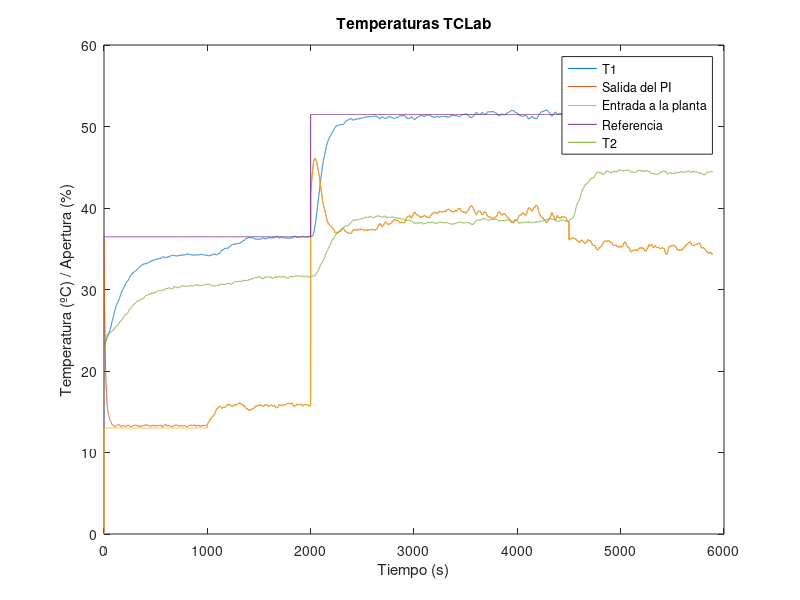

MATLAB code to generate this figure:
%load Temperatura_ap_control.mat;
load Temperatura_cp_control.mat
figure

plot(Tiempo, T1_Control);
hold on;
plot(Tiempo, PI_Salida);
plot(Tiempo, Q1_Entrada);
plot(Tiempo, REF_PI);
plot(Tiempo, T2_Control);
title('Temperaturas TCLab');
legend('T1', 'Salida del PI', 'Entrada a la planta', 'Referencia', 'T2');

xlabel('Tiempo (s)'); 
ylabel('Temperatura (ºC) / Apertura (%)'); 
